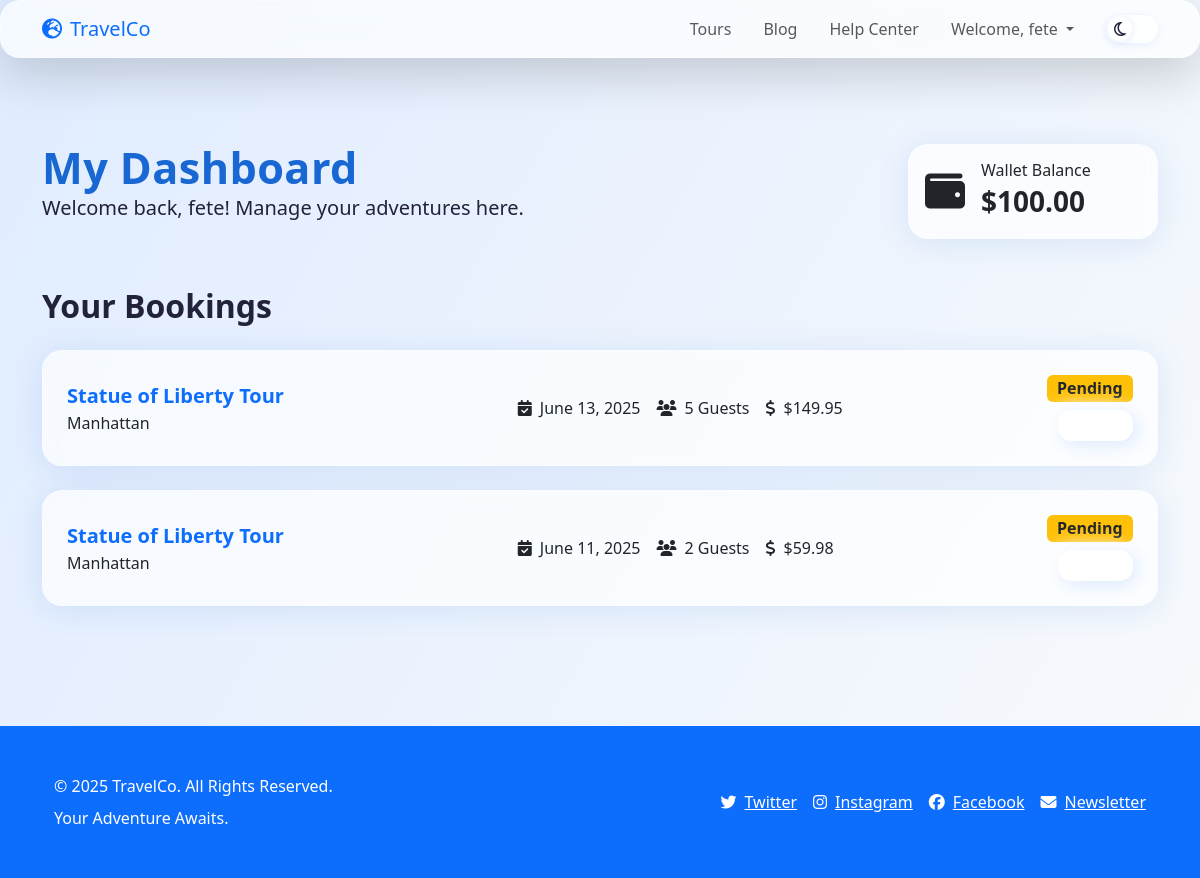
The page /accounts/dashboard/ (signed in) on the database its author committed.
### promotions/models.py (models this page shows, shortened)
class Wallet(models.Model):
    user = models.OneToOneField(settings.AUTH_USER_MODEL, on_delete=models.CASCADE)
    balance = models.DecimalField(max_digits=10, decimal_places=2, default=0.00)

### bookings/models.py (models this page shows, shortened)
class Booking(models.Model):
    STATUS_CHOICES = (
        ('PENDING', 'Pending'),
        ('CONFIRMED', 'Confirmed'),
        ('CANCELLED', 'Cancelled'),
    )
    user = models.ForeignKey(settings.AUTH_USER_MODEL, on_delete=models.CASCADE, related_name='bookings')
    tour = models.ForeignKey(Tour, on_delete=models.CASCADE, related_name='bookings')
    booking_date = models.DateField()
    number_of_guests = models.PositiveIntegerField(default=1)
    total_price = models.DecimalField(max_digits=10, decimal_places=2)
    status = models.CharField(max_length=10, choices=STATUS_CHOICES, default='PENDING')
    created_at = models.DateTimeField(auto_now_add=True)

### tours/models.py (models this page shows, shortened)
class Tour(models.Model):
    name = models.CharField(max_length=200)
    slug = models.SlugField(unique=True, blank=True)
    city = models.ForeignKey(City, on_delete=models.CASCADE, related_name='tours')
    description = models.TextField()
    price = models.DecimalField(max_digits=10, decimal_places=2)
    duration_days = models.IntegerField()
    max_guests = models.PositiveIntegerField(default=15)

class City(models.Model):
    name = models.CharField(max_length=100)
    slug = models.SlugField(unique=True, blank=True)
    description = models.TextField()
    destination = models.ForeignKey(Destination, on_delete=models.CASCADE, related_name='cities')
    image = models.ImageField(upload_to='cities/', blank=True, null=True)

### users/views.py (the view)
# urls.py: urlpatterns = [path('dashboard/', views.affiliate_dashboard, name='affiliate_dashboard')]
@login_required
def dashboard(request):
    bookings = Booking.objects.filter(user=request.user).order_by('-booking_date')
    wallet = Wallet.objects.filter(user=request.user).first()
    context = {
        'bookings': bookings,
        'wallet': wallet, # Add the wallet to the context
    }
    return render(request, 'users/dashboard.html', context)

### templates/users/dashboard.html (shortened to what this page needs)
{% extends 'base.html' %}
{% load static %}
{% block content %}
<section class="py-5">
    <div class="container">
        <div class="d-md-flex justify-content-between align-items-center mb-5" data-aos="fade-up">
            <div>
                <h1 class="section-title mb-0">My Dashboard</h1>
                <p class="fs-5 text-text-light">Welcome back, {{ user.username }}! Manage your adventures here.</p>
            </div>
            {% if wallet %}
            <div class="card glass tour-card p-3 mt-3 mt-md-0" style="min-width: 250px;">
                <div class="d-flex align-items-center">
                    <div class="me-3">
                        <i class="fa-solid fa-wallet fs-1 text-accent"></i>
                    </div>
                    <div>
                        <h6 class="text-text-light mb-0">Wallet Balance</h6>
                        <span class="fs-3 fw-bold">${{ wallet.balance|floatformat:2 }}</span>
                    </div>
                </div>
            </div>
            {% endif %}
        </div>
        <h2 class="fs-2 fw-bold mb-4" data-aos="fade-up" data-aos-delay="200">Your Bookings</h2>
        {% if bookings %}
            {% for booking in bookings %}
            <div class="card tour-card glass mb-4" data-aos="fade-up" data-aos-delay="{{ 200|add:forloop.counter0|add:100 }}">
                <div class="card-body p-3 p-md-4">
                    <div class="row align-items-center g-3">
                        <div class="col-md-5 d-flex align-items-center">
                            <div>
                                <a href="{% url 'tour_detail' booking.tour.slug %}" class="fs-5 fw-bold text-primary text-decoration-none">{{ booking.tour.name }}</a>
                                <p class="text-text-light mb-0">{{ booking.tour.city.name }}</p>
                            </div>
                        </div>
                        <div class="col-md-5">
                            <div class="d-flex flex-wrap gap-3">
                                <span><i class="fa-solid fa-calendar-check me-2 text-accent"></i>{{ booking.booking_date|date:"F d, Y" }}</span>
                                <span><i class="fa-solid fa-users me-2 text-accent"></i>{{ booking.number_of_guests }} Guest{{ booking.number_of_guests|pluralize }}</span>
                                <span><i class="fa-solid fa-dollar-sign me-2 text-accent"></i>${{ booking.total_price|floatformat:2 }}</span>
                            </div>
                        </div>
                        <div class="col-md-2 text-md-end">
                            {% if booking.status == 'CONFIRMED' %}
                                <span class="badge fs-6 bg-success mb-2">Confirmed</span>
                                <a href="{% url 'add_review' booking.tour.id %}" class="btn btn-sm btn-custom">Leave a Review</a>
                            {% elif booking.status == 'PENDING' %}
                                <span class="badge fs-6 bg-warning text-dark mb-2">Pending</span>
                                <a href="{% url 'process_payment' booking.id %}" class="btn btn-sm btn-custom bg-accent text-white">Pay Now</a>
                            {% else %}
                                <span class="badge fs-6 bg-danger mb-2">Cancelled</span>
                            {% endif %}
                        </div>
                    </div>
                </div>
            </div>
            {% endfor %}
        {% endif %}
    </div>
</section>
{% endblock %}

### templates/base.html (shortened to what this page needs)
{% load static %}
<!doctype html>
<html lang="en" data-theme="light">
<head>
    <link href="https://cdn.jsdelivr.net/npm/bootstrap@5.3.3/dist/css/bootstrap.min.css" rel="stylesheet">
    <link rel="stylesheet" href="https://cdnjs.cloudflare.com/ajax/libs/font-awesome/6.4.2/css/all.min.css"/>
    <link href="https://cdn.jsdelivr.net/npm/aos@2.3.4/dist/aos.css" rel="stylesheet">
</head>
<body class="relative" style="background: var(--bg-gradient);">
    <div class="bg-bubbles z-0">
    </div>
    <header class="relative z-10">
        <nav class="navbar navbar-expand-md fixed-top glass shadow-lg" id="mainNavbar">
            <div class="container">
                <a class="navbar-brand font-bold text-2xl text-primary" href="{% url 'home' %}">
                    <i class="fa-solid fa-earth-europe me-2 text-accent"></i>TravelCo
                </a>
                <div class="collapse navbar-collapse" id="navbarNav">
                    <ul class="navbar-nav ms-auto align-items-center">
                        <li class="nav-item">
                            <a class="nav-link px-3 py-2" href="{% url 'tour_list' %}">Tours</a>
                        </li>
                        <li class="nav-item">
                            <a class="nav-link px-3 py-2" href="{% url 'post_list' %}">Blog</a>
                        </li>
                        <li class="nav-item">
                            <a class="nav-link px-3 py-2" href="#">Help Center</a>
                        </li>
                        {% if user.is_authenticated %}
                        <li class="nav-item dropdown">
                            <a class="nav-link dropdown-toggle px-3 py-2" href="#" id="userDropdown" role="button" data-bs-toggle="dropdown" aria-expanded="false">
                                Welcome, {{ user.username }}
                            </a>
                        </li>
                        {% endif %}
                        <li class="nav-item ms-3">
                            <div id="themeToggle" class="toggle-switch" title="Toggle dark/light mode" data-active="false" tabindex="0" role="switch" aria-checked="false">
                                <span class="toggle-thumb d-flex align-items-center justify-content-center">
                                    <i class="fa-regular fa-moon" id="themeIcon"></i>
                                </span>
                            </div>
                        </li>
                    </ul>
                </div>
            </div>
        </nav>
    </header>
    <main class="relative z-10 pt-5 mt-5">
        {% block content %}
        {% endblock %}
    </main>
<footer class="py-5 bg-primary text-white mt-5 relative z-20">
    <div class="container px-4">
        <div class="row align-items-center">
            <div class="col-md-6 mb-3 mb-md-0">
                <p class="mb-2 text-lg font-semibold">© {% now "Y" %} TravelCo. All Rights Reserved.</p>
                <p class="mb-0 text-sm opacity-80">Your Adventure Awaits.</p>
            </div>
            <div class="col-md-6">
                <div class="d-flex flex-column flex-md-row justify-content-md-end gap-3">
                    <a href="https://twitter.com" class="footer-link text-white opacity-80 hover:opacity-100 transition">
                        <i class="fa-brands fa-twitter me-2"></i>Twitter
                    </a>
                    <a href="https://instagram.com" class="footer-link text-white opacity-80 hover:opacity-100 transition">
                        <i class="fa-brands fa-instagram me-2"></i>Instagram
                    </a>
                    <a href="https://facebook.com" class="footer-link text-white opacity-80 hover:opacity-100 transition">
                        <i class="fa-brands fa-facebook me-2"></i>Facebook
                    </a>
                    <a href="#" class="footer-link text-white opacity-80 hover:opacity-100 transition">
                        <i class="fa-solid fa-envelope me-2"></i>Newsletter
                    </a>
                </div>
            </div>
        </div>
    </div>
</footer>
</body>
</html>

### templates/base.html (style rules this page uses)
html { font-family: 'Poppins', sans-serif; }
body { min-height: 100vh; background: var(--bg-gradient); color: var(--text-main); transition: background 0.6s cubic-bezier(.4,0,.2,1), color 0.3s; }
:root { --primary: #1967d2; --accent: #22d3ee; --white: #fff; --glass: rgba(255,255,255,0.70); --bg-gradient: linear-gradient(120deg, #e0ecff 0%, #f8fafc 100%); --text-main: #22223b; --text-light: #767b91; --shadow-soft: 0 4px 32px 0 rgba(25,103,210,0.12); --noisy: url('https://www.transparenttextures.com/patterns/noise.png'); }
.glass { background: var(--glass); box-shadow: 0 8px 32px 0 rgba(31,38,135,0.13); backdrop-filter: blur(13px) saturate(1.3); -webkit-backdrop-filter: blur(13px) saturate(1.3); border-radius: 1.25rem; border: 1px solid rgba(255,255,255,0.22); }
.btn-custom { background: var(--white); color: var(--primary); box-shadow: 4px 4px 18px 0 #dbeafe, -4px -4px 18px 0 #ffffff; border-radius: 1em; transition: box-shadow .3s, background .3s, color .3s; }
.tour-card { box-shadow: var(--shadow-soft); background: var(--glass); backdrop-filter: blur(7px) saturate(1.25); transition: box-shadow 0.3s, transform 0.3s, background 0.3s; border-radius: 1.25rem; }
.section-title { font-size: 2.25rem; font-weight: 700; color: var(--primary); letter-spacing: .01em; margin-bottom: 1.5rem; }
.toggle-switch { width: 52px; height: 28px; background: var(--glass); border-radius: 16px; position: relative; cursor: pointer; box-shadow: 0 2px 8px rgba(25,103,210,0.09); transition: background .3s; display: flex; align-items: center; justify-content: flex-start; padding: 2px; }
.toggle-thumb { width: 24px; height: 24px; border-radius: 50%; background: var(--white); box-shadow: 0 1px 7px 0 rgba(25,103,210,0.12); display: flex; align-items: center; justify-content: center; font-size: 1rem; transition: background .3s; }
h1, .hero-title { font-size: clamp(2.2rem, 7vw, 3.7rem); font-weight: 700; line-height: 1.12; }
h2, .section-title { font-size: clamp(1.6rem, 4vw, 2.7rem); }
.bg-bubbles { position: fixed; top: 0; left: 0; width: 100vw; height: 100vh; z-index: 0; pointer-events: none; overflow: hidden; }

### rows shown on the page
Wallet: balance "100.00"
Booking: tour.name "Statue of Liberty Tour", tour.city.name "Manhattan", booking_date "June 13, 2025", number_of_guests "5", total_price "149.95", status "Pending"
Booking: tour.name "Statue of Liberty Tour", tour.city.name "Manhattan", booking_date "June 11, 2025", number_of_guests "2", total_price "59.98", status "Pending"

### other values the page prints
{{ user.username }} "fete"
